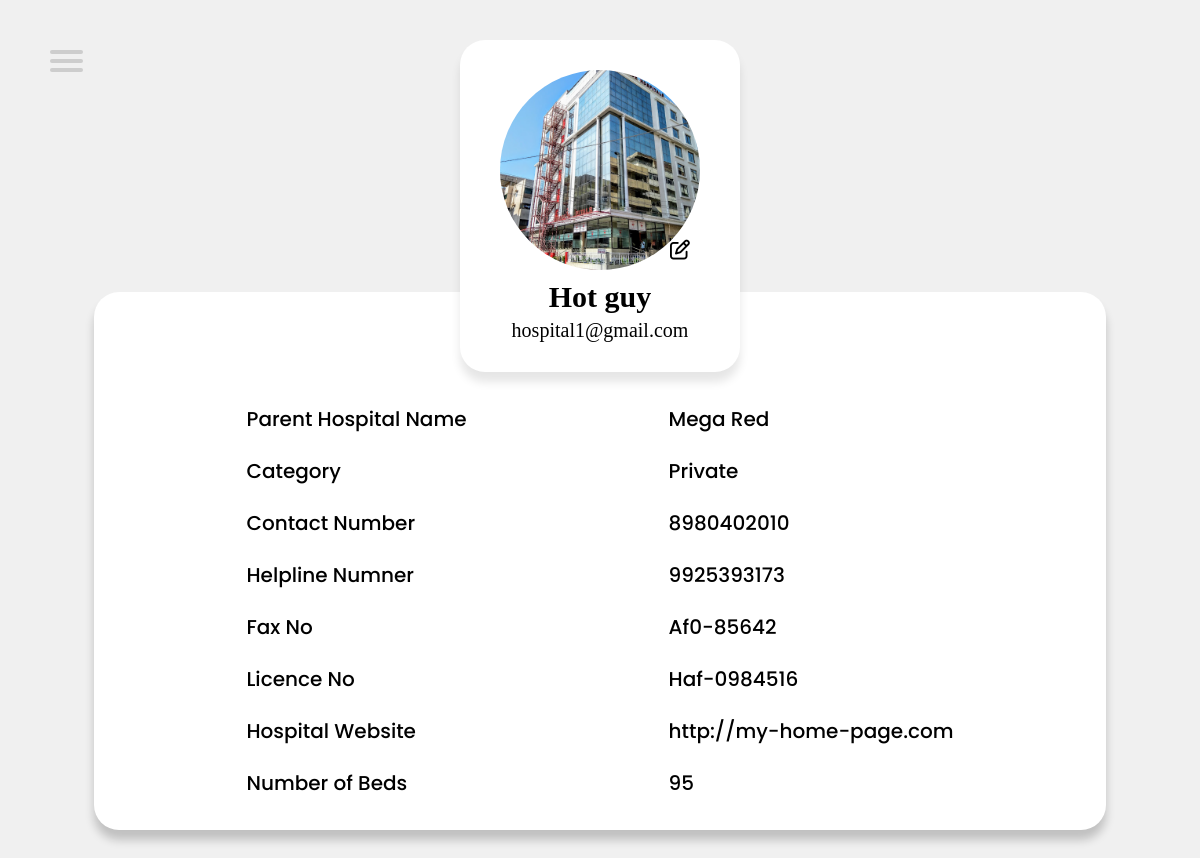
The app's page /hospitalProfile2.php (signed in), older data.
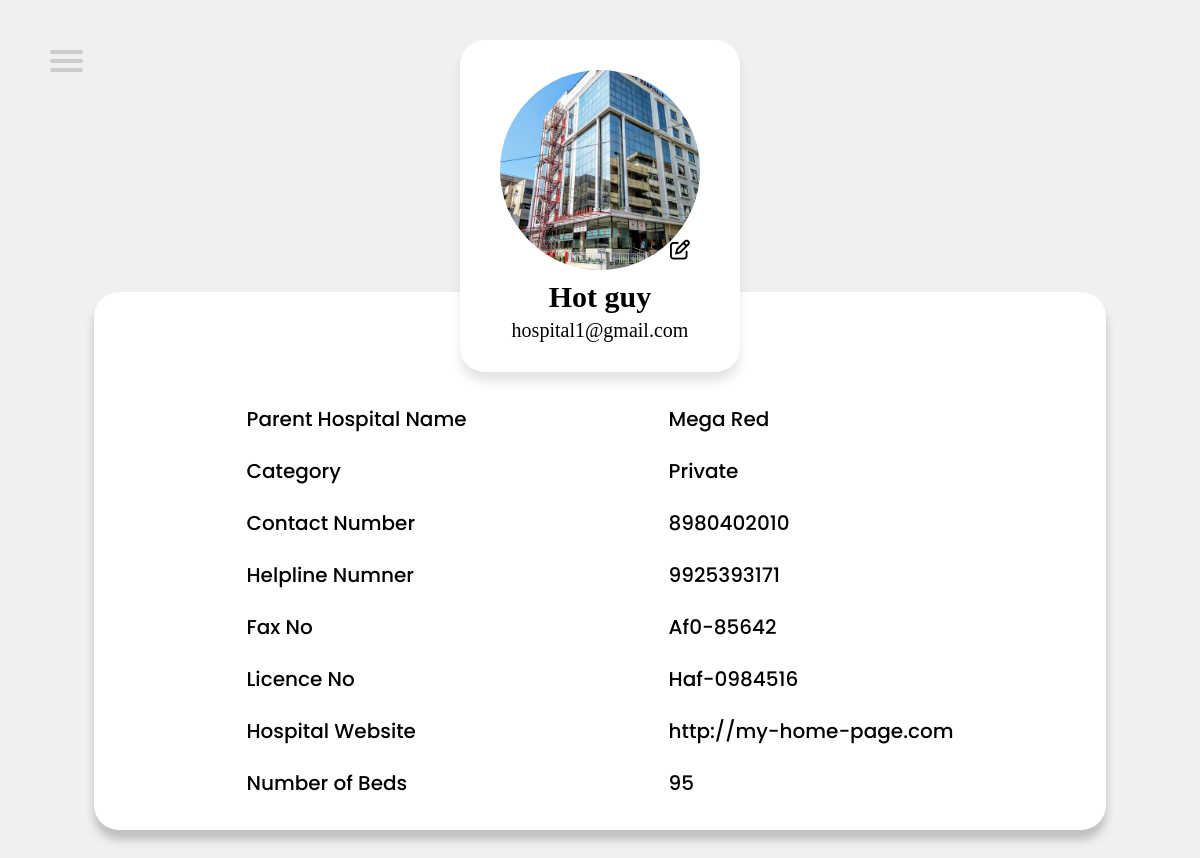
The same page, newer data.
### tables this page shows
CREATE TABLE `hospitallogin` (
  `id` int(5) NOT NULL,
  `pass` varchar(255) NOT NULL,
  `email` varchar(50) NOT NULL,
  `imagename` varchar(100) DEFAULT NULL
);

CREATE TABLE `bloodcenterdetail` (
  `id` int(11) NOT NULL,
  `email` varchar(150) NOT NULL,
  `name` varchar(100) NOT NULL,
  `hospitalName` varchar(100) DEFAULT NULL,
  `category` varchar(15) NOT NULL,
  `contact` varchar(10) NOT NULL,
  `faxNo` varchar(20) DEFAULT NULL,
  `licenceNo` varchar(30) NOT NULL,
  `helplineNo` varchar(10) NOT NULL,
  `website` varchar(255) DEFAULT NULL,
  `beds` int(10) NOT NULL,
  `state` varchar(50) NOT NULL,
  `district` varchar(50) NOT NULL,
  `city` varchar(50) NOT NULL,
  `landmark` varchar(100) NOT NULL,
  `pincode` int(6) NOT NULL
);

### hospitalProfile2.php (the view, shortened to what this page needs)
<?php
require 'php/connection.php';
$id = $_SESSION["hospital_id"];
$fetch = "SELECT * FROM bloodcenterdetail where id = '$id'";
$result = mysqli_query($con, $fetch);
if ($result && mysqli_num_rows($result) > 0) {
    $data = mysqli_fetch_assoc($result);
}
$fetch = "SELECT * FROM hospitallogin where id = '$id'";
$result2 = mysqli_query($con, $fetch);
if ($result2 && mysqli_num_rows($result2) > 0) {
    $data2 = mysqli_fetch_assoc($result2);
}
?>
<!DOCTYPE html>
<html lang="en">
<head>
    <link rel="stylesheet" href="CSS/hospitalProfile2.css" />
    <link rel="stylesheet" href="https://cdnjs.cloudflare.com/ajax/libs/font-awesome/6.5.2/css/all.min.css"
 />
</head>
<body>
    <nav role="navigation">
        <div id="menuToggle">
            <span></span>
            <span></span>
            <span></span>
        </div>
    </nav>
    <div class="card">
        <div class="left">
            <div class="photo" style="background-image: url('<?php if (isset($data2["imagename"])) {
                echo 'profilePhotosHospital/' . $data2["imagename"];
            } else {
                echo 'Image/empty_profile.jpg';
            }
            ?>')">
                <form id="uploadForm" action="php/profileUploadHospital.php" method="post" enctype="multipart/form-data">
                </form>
                <i class="fa-regular fa-pen-to-square" id="penIcon" onclick="uploadFile()"></i>
            </div>
            <div class="info">
                <h1><?php echo $data["name"] ?></h1>
                <h2><?php echo $data["email"] ?></h2>
            </div>
        </div>
        <div class="right">
            <table>
                <tr>
                    <td>Parent Hospital Name</td>
                    <td><?php if (isset($data["hospitalName"])) {
                        echo $data["hospitalName"];
                    } else {
                        echo "Not Defined";
                    }
                    ?></td>
                </tr>
                <tr>
                    <td>Category</td>
                    <td><?php if (isset($data["category"])) {
                        echo $data["category"];
                    } else {
                        echo "Not Defined";
                    } ?></td>
                </tr>
                <tr>
                    <td>Contact Number</td>
                    <td><?php if (isset($data["contact"])) {
                        echo $data["contact"];
                    } else {
                        echo "Not Defined";
                    } ?></td>
                </tr>
                <tr>
                    <td>Helpline Numner</td>
                    <td><?php if (isset($data["helplineNo"])) {
                        echo $data["helplineNo"];
                    } else {
                        echo "Not Defined";
                    } ?></td>
                </tr>
                <tr>
                    <td>Fax No</td>
                    <td><?php if (isset($data["faxNo"])) {
                        echo $data["faxNo"];
                    } else {
                        echo "Not Defined";
                    } ?></td>
                </tr>
                <tr>
                    <td>Licence No</td>
                    <td><?php if (isset($data["licenceNo"])) {
                        echo $data["licenceNo"];
                    } else {
                        echo "Not Defined";
                    } ?></td>
                </tr>
                <tr>
                    <td>Hospital Website</td>
                    <td><?php if (isset($data["website"])) {
                        echo $data["website"];
                    } else {
                        echo "Not Defined";
                    } ?></td>
                </tr>
                <tr>
                    <td>Number of Beds</td>
                    <td><?php if (isset($data["beds"])) {
                        echo $data["beds"];
                    } else {
                        echo "Not Defined";
                    } ?></td>
                </tr>
            </table>
        </div>
    </div>
</body>
</html>

### CSS/hospitalProfile2.css (style rules this page uses)
* { margin: 0; padding: 0; box-sizing: border-box; }
html { font-size: 62.5%; scroll-behavior: smooth; overflow-x: hidden; background-color: rgb(240, 240, 240); }
body { font-family: poppins; display: grid; grid-template-rows: auto 2fr auto; width: 100vw; align-items: center; justify-content: center; }
#menuToggle { display: block; position: fixed; top: 50px; left: 50px; z-index: 9; -webkit-user-select: none; user-select: none; }
#menuToggle span { display: block; width: 33px; height: 4px; margin-bottom: 5px; position: relative; background: #cdcdcd; border-radius: 3px; z-index: 1; transform-origin: 4px 0px; transition: transform 0.5s cubic-bezier(0.77, 0.2, 0.05, 1), background 0.5s cubic-bezier(0.77, 0.2, 0.05, 1), opacity 0.55s ease; }
#menuToggle span:nth-last-child(2) { transform-origin: 0% 100%; }
.card { display: flex; flex-direction: column; align-items: center; justify-content: center; flex-wrap: nowrap; gap: 0rem; min-height: 100vh; position: relative; top: 2rem; margin: 2rem 0; }
.left, .info { display: flex; flex-direction: column; align-items: center; justify-content: center; }
.left { gap: 1rem; background-color: white; padding: 3rem 4rem; border-radius: 25px; box-shadow: 0px 10px 10px rgba(0, 0, 0, 0.1); z-index: 7; }
.photo { width: 200px; height: 200px; background-size: cover; background-position: top; border-radius: 500px; position: relative; }
.photo i { position: absolute; bottom: 10px; right: 10px; font-size: 2rem; transition: 0.5s ease; }
form { display: flex; gap: 5rem; flex-direction: column; align-items: center; justify-content: center; min-height: 100vh; }

Row changes from the older to the newer data that the page shows:
changed bloodcenterdetail "Hot guy": helplineNo "9925393173" → "9925393171"
